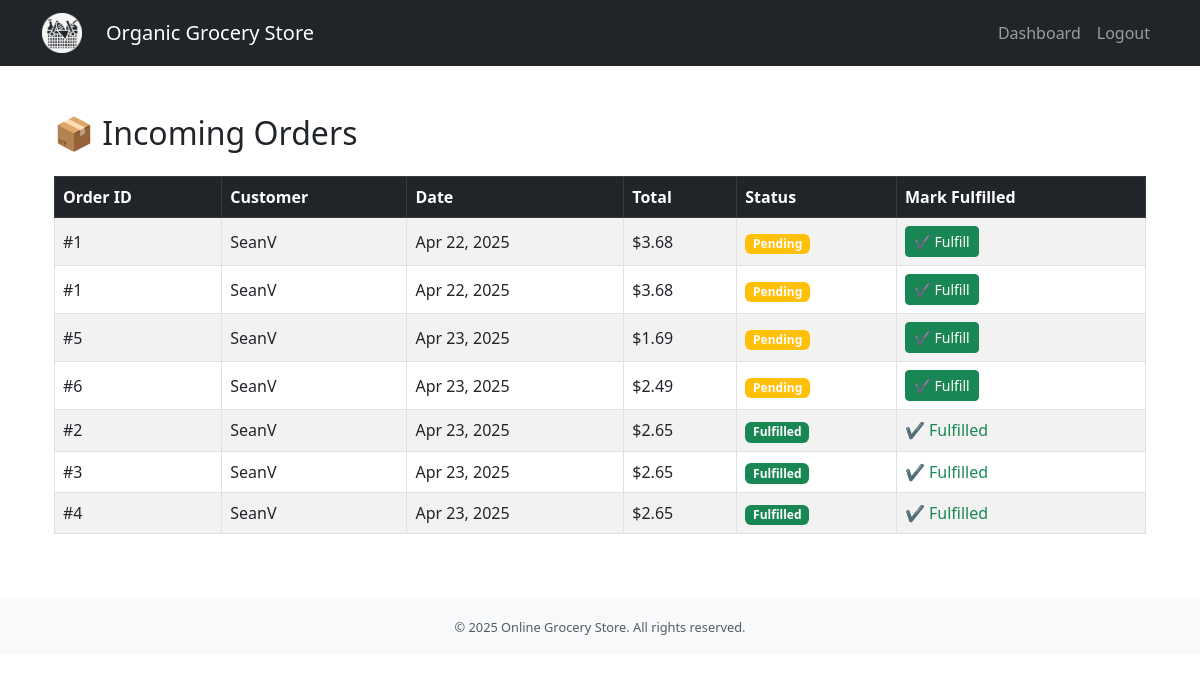
The page /orders/vendor/orders/ (signed in) on the database as committed earlier.
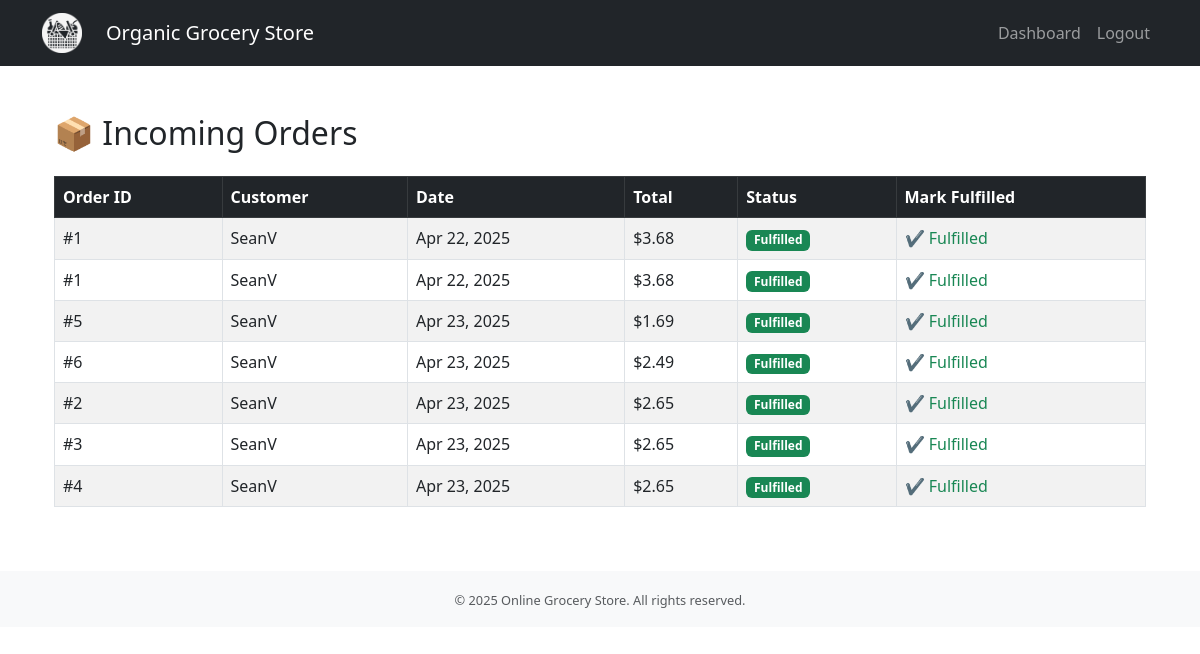
The same page on the database as committed later.
### orders/models.py (models this page shows, shortened)
class OrderDetail(models.Model):
    order = models.ForeignKey(Order, on_delete=models.CASCADE, related_name='details')
    product = models.ForeignKey(Product, on_delete=models.CASCADE)
    quantity = models.PositiveIntegerField()
    price_at_purchase = models.DecimalField(max_digits=8, decimal_places=2)
    fulfilled = models.BooleanField(default=False)

class Order(models.Model):
    customer = models.ForeignKey(Customer, on_delete=models.CASCADE)
    created_at = models.DateTimeField(auto_now_add=True, null=True)
    status = models.CharField(max_length=50, default="Pending")
    delivery_agent = models.ForeignKey('users.DeliveryAgent', null=True, blank=True, on_delete=models.SET_NULL)
    delivery_address = models.TextField(blank=True, null=True)
    payment_method = models.CharField(max_length=50, choices=[
    ('Card', 'Credit/Debit Card'),
    ('COD', 'Cash on Delivery')
    ], default='Card')

### users/models.py (models this page shows, shortened)
class Customer(models.Model):
    user = models.OneToOneField(User, on_delete=models.CASCADE, null=True)
    address = models.TextField(default='', blank=True)
    phone = models.CharField(max_length=15, default='', blank=True)

### orders/views.py (the view)
# urls.py: path('vendor/orders/', views.vendor_orders_view, name='vendor_orders'),
@login_required
def vendor_orders_view(request):
    try:
        vendor = request.user.vendor
    except Vendor.DoesNotExist:
        return redirect('login')
    order_details = OrderDetail.objects.filter(product__vendor=vendor).select_related('order', 'product', 'order__customer')
    orders_totals = {}
    for od in order_details:
        order_id = od.order.id
        orders_totals[order_id] = orders_totals.get(order_id, 0) + od.price_at_purchase * od.quantity
    return render(request, 'orders/vendor_orders.html', {
        'order_details': order_details,
        'orders_totals': orders_totals,
    })

### orders/templatetags/custom_filters.py (called while the page is built)
@register.filter
def dict_get(d, key):
    try:
        return d.get(key)
    except Exception:
        return None

### orders/templates/orders/vendor_orders.html (shortened to what this page needs)
{% extends 'base.html' %}
{% load custom_filters %}
{% block content %}
<div class="container mt-5">
  <h2 class="mb-4">📦 Incoming Orders</h2>
  {% if order_details %}
    <div class="table-responsive">
      <table class="table table-bordered table-striped align-middle">
        <thead class="table-dark">
          <tr>
            <th>Order ID</th>
            <th>Customer</th>
            <th>Date</th>
            <th>Total</th>
            <th>Status</th>
            <th>Mark Fulfilled</th>
          </tr>
        </thead>
        <tbody>
          {% for od in order_details %}
          <tr>
            <td>#{{ od.order.id }}</td>
            <td>{{ od.order.customer.user.username }}</td>
            <td>{{ od.order.created_at|date:"M d, Y" }}</td>
            <td>${{ orders_totals|default_if_none:0|dict_get:od.order.id }}</td>
            <td>
              {% if od.fulfilled %}
                <span class="badge bg-success">Fulfilled</span>
              {% else %}
                <span class="badge bg-warning">Pending</span>
              {% endif %}
            </td>
            <td>
              {% if not od.fulfilled %}
              <form method="post" action="{% url 'fulfill_order' od.id %}">
                <button type="submit" class="btn btn-sm btn-success">✔ Fulfill</button>
              </form>
              {% else %}
                <span class="text-success">✔ Fulfilled</span>
              {% endif %}
            </td>
          </tr>
          {% endfor %}
        </tbody>
      </table>
    </div>
  {% else %}
    <div class="alert alert-info">No incoming orders at this time.</div>
  {% endif %}
</div>
{% endblock %}

Rows that differ between the two databases and show on the page:
changed OrderDetail (number 1 of 7 on the later page): fulfilled "Pending ✔ Fulfill" → "Fulfilled ✔ Fulfilled"
changed OrderDetail (number 2 of 7 on the later page): fulfilled "Pending ✔ Fulfill" → "Fulfilled ✔ Fulfilled"
changed OrderDetail (number 3 of 7 on the later page): fulfilled "Pending ✔ Fulfill" → "Fulfilled ✔ Fulfilled"
changed OrderDetail (number 4 of 7 on the later page): fulfilled "Pending ✔ Fulfill" → "Fulfilled ✔ Fulfilled"
